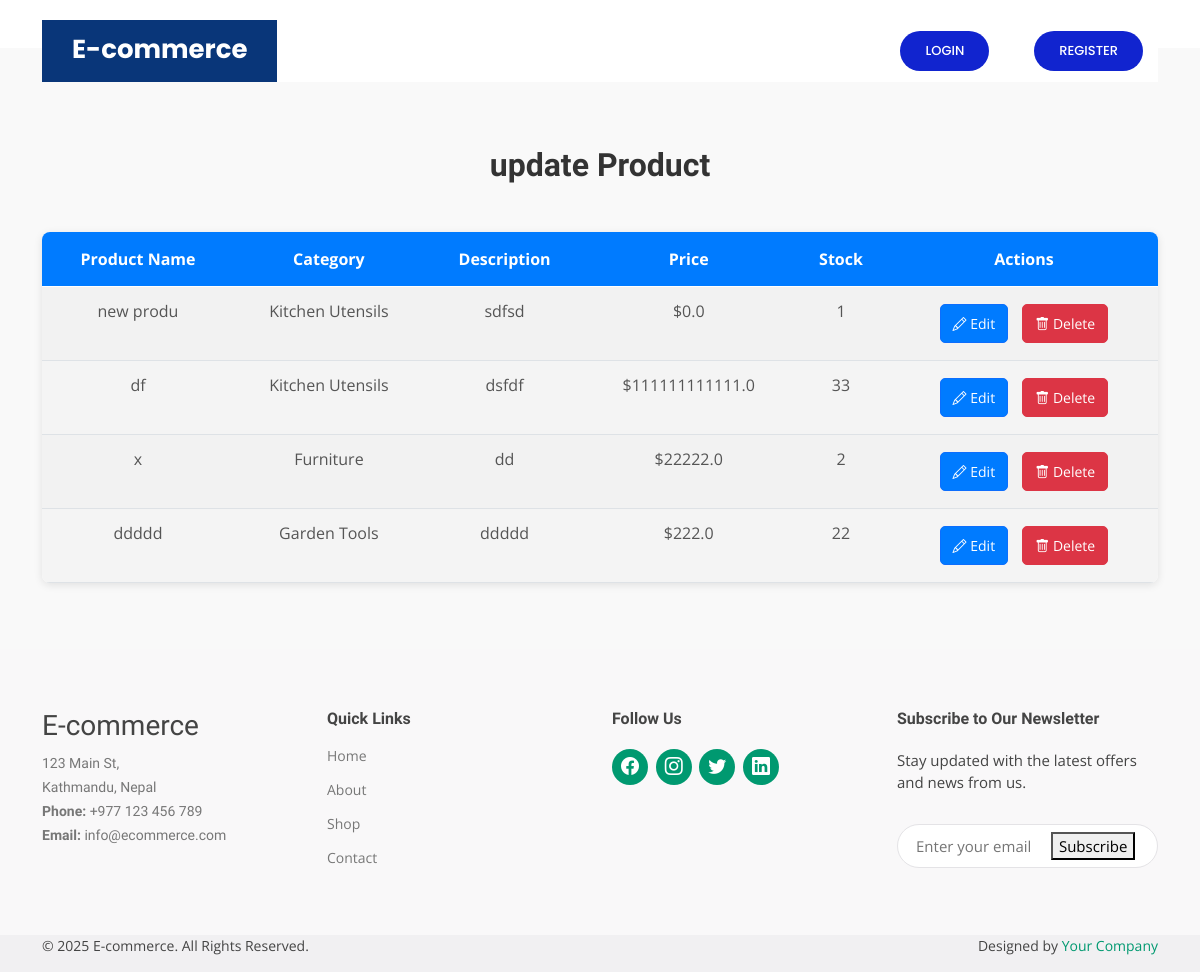
The page /update_products/ on the database as committed earlier.
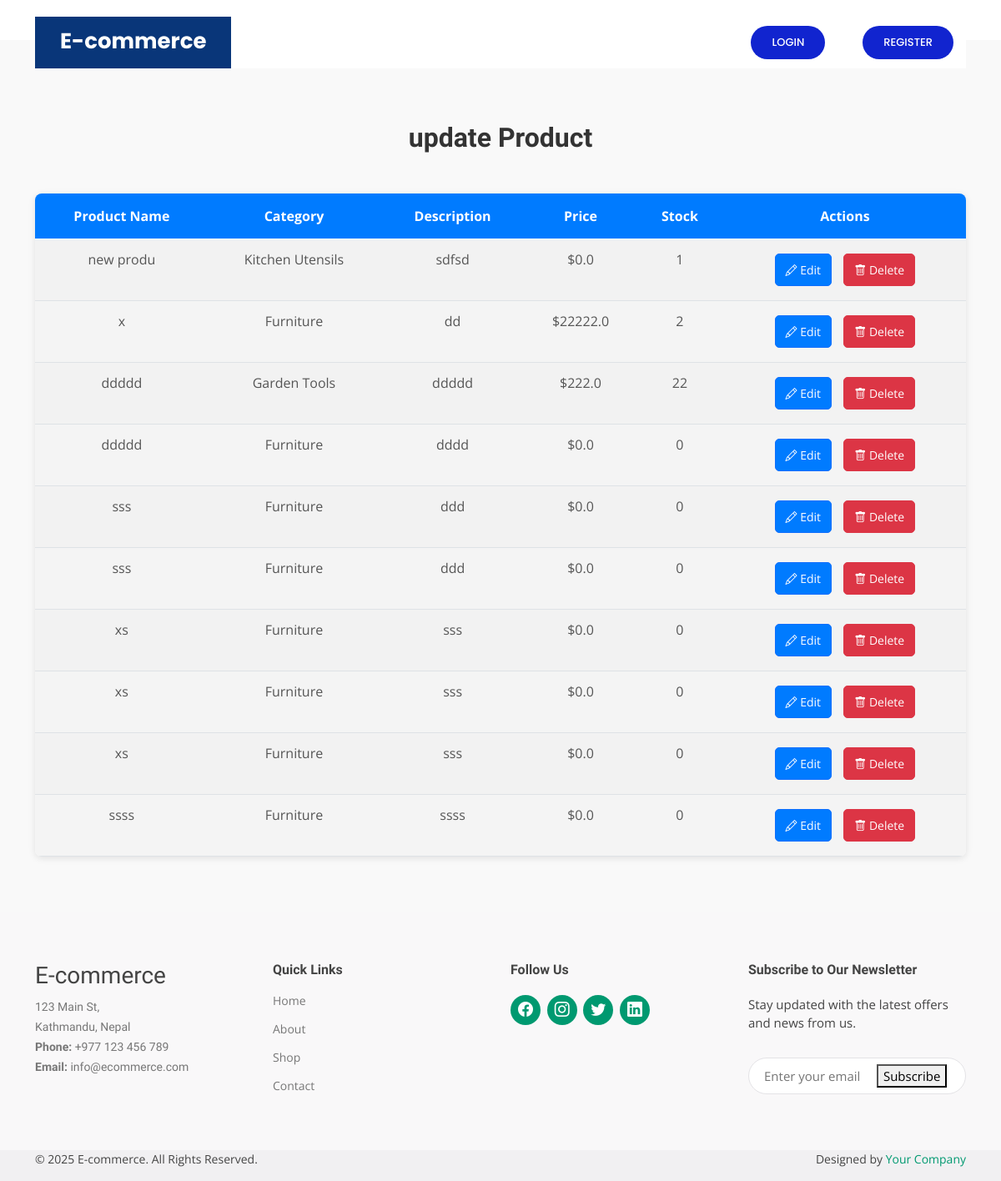
The same page on the database as committed later.
### core/models.py (models this page shows, shortened)
class Product(models.Model):
    name = models.CharField(max_length=100)
    category = models.ForeignKey("Category", on_delete=models.CASCADE)
    desc = models.TextField()
    price = models.FloatField(default=0.0)
    product_available_count = models.IntegerField(default=0)
    img = models.ImageField(upload_to="images/")

class Category(models.Model):
    category_name = models.CharField(max_length=200)

### core/views.py (the view)
# urls.py: path('update_products/', views.update_product_list, name='update_product_list'),
def update_product_list(request):
    products = Product.objects.all()
    return render(request, 'core/update_product.html', {'products': products})

### templates/core/update_product.html (shortened to what this page needs)
{% extends 'core/base.html' %} {% block title %} Update Products {% endblock %}
 {% block content %}
<section id="update-products" class="update-products mt-5">
    <div class="container mt-5">
        <h2 class="text-center">update Product</h2>
        <table class="table table-striped mt-5">
            <thead>
                <tr>
                    <th>Product Name</th>
                    <th>Category</th>
                    <th>Description</th>
                    <th>Price</th>
                    <th>Stock</th>
                    <th>Actions</th>
                </tr>
            </thead>
            <tbody>
                {% for product in products %}
                <tr>
                    <td>{{ product.name }}</td>
                    <td>{{ product.category.category_name }}</td>
                    <td>{{ product.desc }}</td>
                    <td>${{ product.price }}</td>
                    <td>{{ product.product_available_count }}</td>
                    <td>
                        <a
                            href="{% url 'update_product_form' product.pk %}"
                            class="btn btn-primary"
                        >
                            <i class="bi bi-pencil"></i> Edit
                        </a>
                        <form
                            method="post"
                            action="{% url 'delete_product' product.pk %}"
                            style="display: inline"
                        >
                            <button
                                type="submit"
                                class="btn btn-danger"
                                onclick="return confirm('Are you sure you want to delete this product?')"
                            >
                                <i class="bi bi-trash"></i> Delete
                            </button>
                        </form>
                    </td>
                </tr>
                {% empty %}
                <tr>
                    <td colspan="6" class="text-center">No products found.</td>
                </tr>
                {% endfor %}
            </tbody>
        </table>
    </div>
</section>
{% endblock %}

Rows that differ between the two databases and show on the page:
removed Product: name "df", category.category_name "Kitchen Utensils", desc "dsfdf", price "111111111111.0", product_available_count "33"
added Product: name "ddddd", category.category_name "Furniture", desc "dddd", price "0.0", product_available_count "0"
added Product: name "sss", category.category_name "Furniture", desc "ddd", price "0.0", product_available_count "0"
added Product: name "sss", category.category_name "Furniture", desc "ddd", price "0.0", product_available_count "0"
added Product: name "xs", category.category_name "Furniture", desc "sss", price "0.0", product_available_count "0"
added Product: name "xs", category.category_name "Furniture", desc "sss", price "0.0", product_available_count "0"
added Product: name "xs", category.category_name "Furniture", desc "sss", price "0.0", product_available_count "0"
added Product: name "ssss", category.category_name "Furniture", desc "ssss", price "0.0", product_available_count "0"
